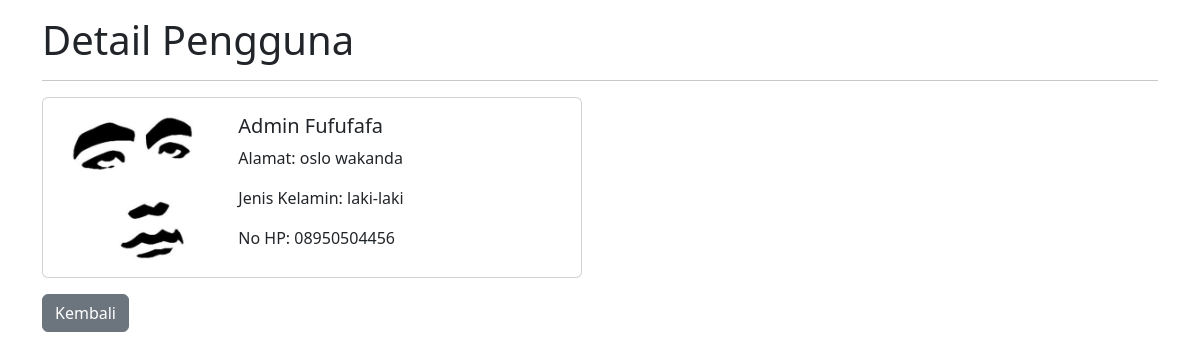
Screenshot of /detail.php?id=34 with the database file from the repository.
### tables this page shows
CREATE TABLE `tb_user0046` (
  `id` int(10) NOT NULL,
  `nama` varchar(255) NOT NULL,
  `alamat` varchar(255) NOT NULL,
  `jns_kelamin` enum('laki-laki','perempuan','','') NOT NULL,
  `nohp` char(13) NOT NULL,
  `foto` varchar(255) NOT NULL
);

### database.php (called while the page is built, shortened)
<?php
    class Database{
        public $host = "localhost";
        public $username = "root";
        public $password = "";
        public $database = "db_php0046";
        public $connect;
        function __construct()
        {
            $this->connect = mysqli_connect($this->host, $this->username, $this->password);
            mysqli_select_db($this->connect, $this->database);
        }
        function editData($id){
            $data = mysqli_query($this->connect, "SELECT * FROM tb_user0046 WHERE id=$id");
            $rows = mysqli_fetch_all($data, MYSQLI_ASSOC);
            return $rows;
        }
    }
?>

### detail.php (the view, shortened to what this page needs)
<?php
include 'database.php';
$db = new Database;
$detail = $db->editData($_GET['id']);
?>
<!doctype html>
<html lang="en">
  <head>
    <link href="https://cdn.jsdelivr.net/npm/bootstrap@5.3.3/dist/css/bootstrap.min.css" rel="stylesheet">
  </head>
  <body>
    <div class="container mt-3">
        <h1>Detail Pengguna</h1>
        <hr>
        <?php foreach ($detail as $dataUser) { ?>
        <div class="card mb-3" style="max-width: 540px;">
            <div class="row g-0">
                <div class="col-md-4">
                    <img src="uploads/<?php echo $dataUser['foto']; ?>" class="img-fluid rounded-start" alt="Foto Pengguna">
                </div>
                <div class="col-md-8">
                    <div class="card-body">
                        <h5 class="card-title"><?php echo $dataUser['nama']; ?></h5>
                        <p class="card-text">Alamat: <?php echo $dataUser['alamat']; ?></p>
                        <p class="card-text">Jenis Kelamin: <?php echo $dataUser['jns_kelamin']; ?></p>
                        <p class="card-text">No HP: <?php echo $dataUser['nohp']; ?></p>
                    </div>
                </div>
            </div>
        </div>
        <a href="index.php" class="btn btn-secondary">Kembali</a>
        <?php } ?>
    </div>
  </body>
</html>

### rows the page displays
tb_user0046: foto (picture), nama "Admin Fufufafa", alamat "oslo wakanda", jns_kelamin "laki-laki", nohp "08950504456"
